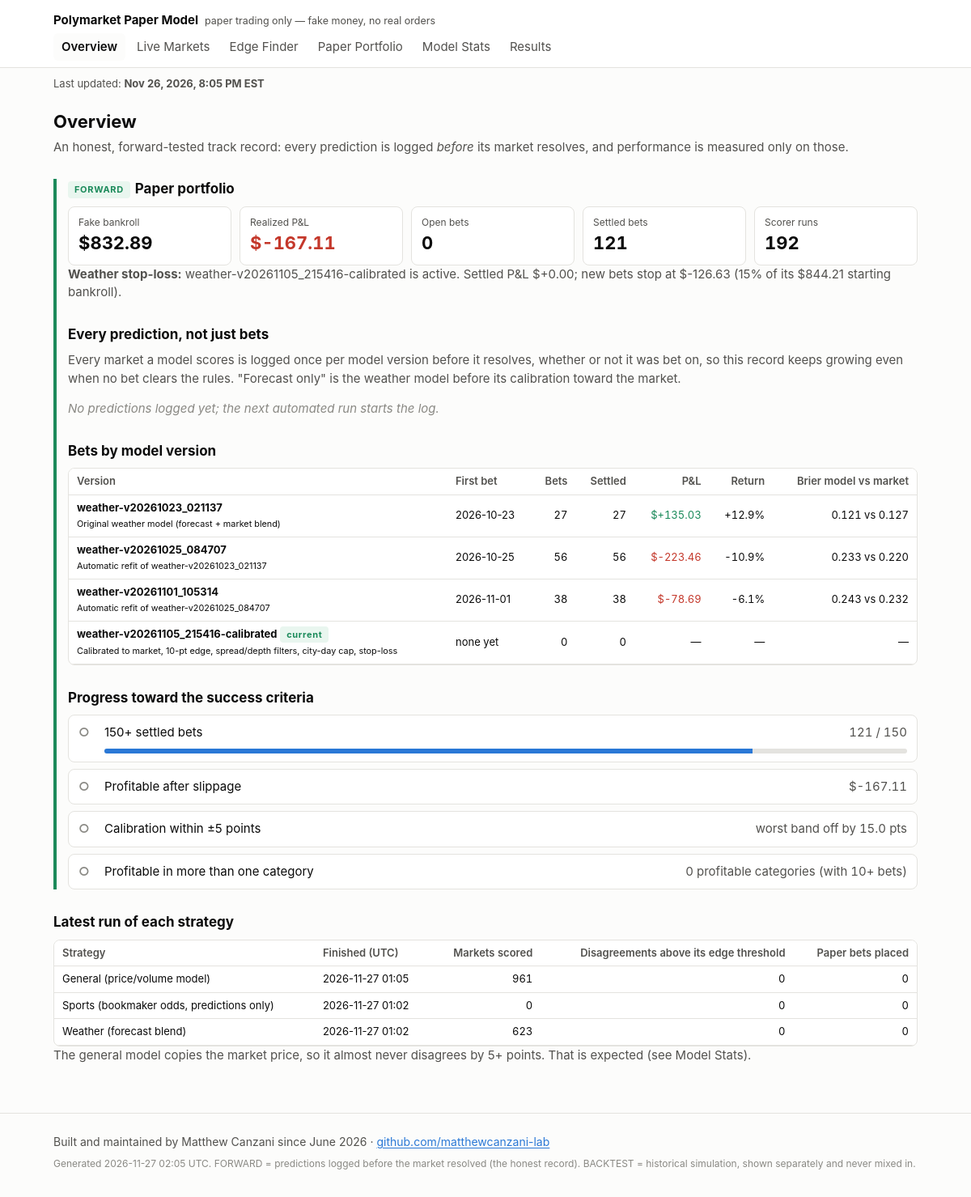
The page /index.html on the database its author committed.
### tables this page shows
CREATE TABLE settlements (
    seq INTEGER PRIMARY KEY,
    bet_id TEXT UNIQUE NOT NULL REFERENCES bets(bet_id),
    settled_at TEXT NOT NULL,
    yes_payout REAL NOT NULL,      -- what one YES share paid: 1, 0, or 0.5 for a split
    payout REAL NOT NULL,
    pnl REAL NOT NULL,
    prev_hash TEXT NOT NULL,
    row_hash TEXT NOT NULL
);

CREATE TABLE bets (
    seq INTEGER PRIMARY KEY,
    bet_id TEXT UNIQUE NOT NULL,
    run_id TEXT NOT NULL,
    placed_at TEXT NOT NULL,
    platform TEXT NOT NULL,
    market_id TEXT NOT NULL,
    question TEXT NOT NULL,
    category TEXT,
    end_date TEXT,
    side TEXT NOT NULL CHECK (side IN ('YES', 'NO')),
    model_prob_yes REAL NOT NULL,
    market_mid REAL NOT NULL,
    best_bid REAL,
    best_ask REAL,
    fill_price REAL NOT NULL,      -- average price paid per share, incl. slippage
    slippage_per_share REAL NOT NULL,
    shares REAL NOT NULL,
    stake REAL NOT NULL,
    kelly_full REAL NOT NULL,
    bankroll_at_bet REAL NOT NULL,
    model_version TEXT NOT NULL,
    prev_hash TEXT NOT NULL,
    row_hash TEXT NOT NULL
);

CREATE TABLE runs (
    seq INTEGER PRIMARY KEY,
    run_id TEXT UNIQUE NOT NULL,
    started_at TEXT NOT NULL,
    finished_at TEXT NOT NULL,
    model_version TEXT,
    markets_scored INTEGER NOT NULL,
    signals INTEGER NOT NULL,
    bets_placed INTEGER NOT NULL,
    settings_json TEXT NOT NULL,
    prev_hash TEXT NOT NULL,
    row_hash TEXT NOT NULL
);

### pmodel/dashboard/app.py (the view)
    @app.route("/")
    @app.route("/index.html")
    def index():
        c = conn()
        fs = data.forward_stats(c)
        scores = data.load_scores(scores_path)
        return render_template("index.html", **ctx("index.html"), fs=fs, scores=scores,
                               criteria=data.success_criteria(fs), runs_by_strategy=data.latest_runs(c),
                               weather=data.load_weather_scores(weather_scores_path),
                               integrity=ledger.verify(c), by_version=data.by_version(c, models_dir),
                               pr=data.prediction_record(predlog_dir),
                               runs=c.execute("SELECT COUNT(*) FROM runs").fetchone()[0])

### pmodel/dashboard/data.py (called while the page is built)
def load_scores(path=None):
    path = path or config.LATEST_SCORES_PATH
    try:
        return json.loads(path.read_text())
    except (FileNotFoundError, ValueError):
        return None

def load_weather_scores(path=None):
    return load_scores(path or config.LATEST_WEATHER_SCORES_PATH)

def age_hours(iso, now=None):
    if not iso:
        return None
    from datetime import datetime, timezone
    t = datetime.strptime(iso, "%Y-%m-%dT%H:%M:%SZ").replace(tzinfo=timezone.utc)
    return ((now or datetime.now(timezone.utc)) - t).total_seconds() / 3600

def eastern(iso):
    if not iso:
        return None
    from datetime import datetime, timezone
    from zoneinfo import ZoneInfo
    t = datetime.strptime(iso, "%Y-%m-%dT%H:%M:%SZ").replace(tzinfo=timezone.utc)
    et = t.astimezone(ZoneInfo("America/New_York"))
    hour = et.strftime("%I").lstrip("0")
    return f"{et:%b} {et.day}, {et.year}, {hour}:{et:%M %p} {et.tzname()}"

def latest_runs(conn):
    seen, out = set(), []
    for r in conn.execute("SELECT * FROM runs ORDER BY seq DESC"):
        name = strategy_of(r["model_version"])
        if name not in seen:
            seen.add(name)
            out.append(dict(r, strategy=name))
    return out

def strategy_of(model_version: str) -> str:
    v = model_version or ""
    if v.startswith("weather"):
        return "Weather (forecast blend)"
    if v.startswith("sports"):
        return "Sports (bookmaker odds, predictions only)"
    return "General (price/volume model)"

def bets(conn):
    return [dict(r) for r in conn.execute(
        """SELECT b.*, s.settled_at, s.yes_payout, s.payout, s.pnl
           FROM bets b LEFT JOIN settlements s USING (bet_id) ORDER BY b.seq DESC""")]

def _weather_params(models_dir):
    out = {}
    for path in sorted((models_dir / "weather").glob("weather-v*.json")):
        try:
            p = json.loads(path.read_text())
        except ValueError:
            continue
        out[p["version"]] = p
    return out

def version_label(version, params):
    if params is None:
        return "General price/volume model" if not (version or "").startswith("weather") \
            else "Weather model"
    if params.get("label"):
        return params["label"]
    if params.get("refit_of"):
        return f"Automatic refit of {params['refit_of']}"
    return "Original weather model (forecast + market blend)"

### pmodel/trading/predlog.py (called while the page is built)
def _files(kind, directory):
    return sorted(Path(directory).glob(f"{kind}-*.csv"))

### pmodel/dashboard/templates/index.html (shortened to what this page needs)
{% extends "base.html" %}
{% block body %}
<h1>Overview</h1>
<p class="lede">An honest, forward-tested track record: every prediction is logged <em>before</em> its market resolves, and performance is measured only on those.</p>
<section class="fwd">
<h2><span class="badge fwd">FORWARD</span>Paper portfolio</h2>
<div class="tiles">
  <div class="tile"><div class="k">Fake bankroll</div><div class="v">${{ '{:,.2f}'.format(fs.money.bankroll) }}</div></div>
  <div class="tile"><div class="k">Realized P&amp;L</div><div class="v {{ 'pos' if fs.total_pnl > 0 else 'neg' if fs.total_pnl < 0 }}">${{ '{:+,.2f}'.format(fs.total_pnl) }}</div></div>
  <div class="tile"><div class="k">Open bets</div><div class="v">{{ fs.open }}</div></div>
  <div class="tile"><div class="k">Settled bets</div><div class="v">{{ fs.settled }}</div></div>
  <div class="tile"><div class="k">Scorer runs</div><div class="v">{{ runs }}</div></div>
</div>
{% if stop_loss %}<p class="note"><strong>Weather stop-loss:</strong> {{ stop_loss.version }} is
{{ 'HALTED' if stop_loss.halted else 'active' }}. Settled P&amp;L ${{ '{:+,.2f}'.format(stop_loss.pnl) }};
new bets stop at ${{ '{:,.2f}'.format(stop_loss.limit) }}
({{ '{:.0%}'.format(stop_loss.fraction) }} of its ${{ '{:,.2f}'.format(stop_loss.starting_bankroll) }} starting bankroll).</p>{% endif %}
<h2>Every prediction, not just bets</h2>
{% include "_predlog.html" %}
<h2>Bets by model version</h2>
{% include "_versions.html" %}
<h2>Progress toward the success criteria</h2>
{% include "_criteria.html" %}
</section>
<h2>Latest run of each strategy</h2>
{% if runs_by_strategy %}<div class="tablewrap"><table>
<tr><th>Strategy</th><th>Finished (UTC)</th><th class="n">Markets scored</th><th class="n">Disagreements above its edge threshold</th><th class="n">Paper bets placed</th></tr>
{% for r in runs_by_strategy %}<tr><td>{{ r.strategy }}</td><td>{{ r.finished_at[:16].replace('T', ' ') }}</td>
<td class="n">{{ '{:,}'.format(r.markets_scored) }}</td><td class="n">{{ r.signals }}</td><td class="n">{{ r.bets_placed }}</td></tr>{% endfor %}
</table></div>
<p class="note">The general model copies the market price, so it almost never disagrees by 5+ points. That is expected (see Model Stats).</p>
{% else %}<p class="empty">No runs yet.</p>{% endif %}
{% endblock %}

### pmodel/dashboard/templates/base.html (shortened to what this page needs)
<!doctype html>
<html lang="en">
<head>
</head>
<body>
<header><div class="wrap">
  <div class="brand">Polymarket Paper Model<small>paper trading only — fake money, no real orders</small></div>
  <nav>{% for page, name in pages %}<a href="{{ root }}{{ page }}" class="{{ 'on' if page == active }}">{{ name }}</a>{% endfor %}</nav>
</div></header>
<div class="wrap freshness">
  <p class="updated" id="last-updated" data-last-run="{{ last_run_iso or '' }}" data-stale-hours="{{ cfg.STALE_AFTER_HOURS|int }}">
    Last updated: <strong>{{ last_run_et or 'never' }}</strong></p>
</div>
<main><div class="wrap">{% block body %}{% endblock %}</div></main>
<footer><div class="wrap">
<p class="owner">Built and maintained by Matthew Canzani since June 2026 ·
<a href="https://github.com/matthewcanzani-lab" rel="noopener">github.com/matthewcanzani-lab</a></p>
<p>Generated {{ generated }}. FORWARD = predictions logged before the market
resolved (the honest record). BACKTEST = historical simulation, shown separately and never mixed in.</p>
</div></footer>
</body>
</html>

### pmodel/dashboard/templates/_predlog.html
<p class="note">Every market a model scores is logged once per model version before it resolves,
whether or not it was bet on, so this record keeps growing even when no bet clears the rules.
"Forecast only" is the weather model before its calibration toward the market.</p>
{% if pr.groups %}<div class="tablewrap"><table>
<tr><th>Model version</th><th class="n">Logged</th><th class="n">Resolved</th><th class="n">Brier: model</th><th class="n">Brier: market</th><th class="n">Brier: forecast only</th></tr>
{% for g in pr.groups %}<tr><td>{{ g.label }}<br><small>since {{ g.first[:10] }}</small></td>
<td class="n">{{ '{:,}'.format(g.logged) }}</td><td class="n">{{ '{:,}'.format(g.resolved) }}</td>
<td class="n">{{ '{:.4f}'.format(g.brier_model) if g.brier_model is not none else '—' }}</td>
<td class="n">{{ '{:.4f}'.format(g.brier_market) if g.brier_market is not none else '—' }}</td>
<td class="n">{{ '{:.4f}'.format(g.brier_raw) if g.brier_raw is not none else '—' }}</td></tr>{% endfor %}
</table></div>
{% else %}<p class="empty">No predictions logged yet; the next automated run starts the log.</p>{% endif %}

### pmodel/dashboard/templates/_versions.html
<div class="tablewrap"><table class="versions">
<tr><th>Version</th><th>First bet</th><th class="n">Bets</th><th class="n">Settled</th><th class="n">P&amp;L</th><th class="n">Return</th><th class="n">Brier model vs market</th></tr>
{% for v in by_version %}<tr><td><strong>{{ v.version }}</strong>{% if v.current %} <span class="badge fwd">current</span>{% endif %}<br><small>{{ v.label }}</small></td>
<td>{{ v.first_bet[:10] if v.first_bet else 'none yet' }}</td>
<td class="n">{{ v.bets }}</td><td class="n">{{ v.settled }}</td>
<td class="n {{ 'pos' if v.pnl > 0 else 'neg' if v.pnl < 0 }}">{{ '${:+,.2f}'.format(v.pnl) if v.settled else '—' }}</td>
<td class="n">{{ '{:+.1%}'.format(v['return']) if v['return'] is not none else '—' }}</td>
<td class="n">{% if v.brier_model is not none %}{{ '{:.3f}'.format(v.brier_model) }} vs {{ '{:.3f}'.format(v.brier_market) }}{% else %}—{% endif %}</td></tr>{% endfor %}
</table></div>

### pmodel/dashboard/templates/_criteria.html
{% for c in criteria %}
<div class="crit {{ 'met' if c.met else 'not' }}">
  <span class="icon">{{ '✓' if c.met else '○' }}</span>
  <span>{{ c.name }}</span>
  <span class="val">{{ c.value }}</span>
  {% if c.progress is not none %}<div class="bar"><span style="width: {{ (c.progress * 100)|round(1) }}%"></span></div>{% endif %}
</div>
{% endfor %}

### pmodel/dashboard/templates/base.html (style rules this page uses)
:root { --bg: #fcfcfb; --surface: #ffffff; --ink: #0b0b0b; --ink-2: #52514e; --muted: #8a8984; --line: #e4e3df; --accent: #2a78d6; --good: #1b8a5a; --bad: #c4382b; --warn: #b07400; --fwd: #1b8a5a; --fwd-bg: #e9f6ef; --bt: #6b6a66; --bt-bg: #f1f0ec; }
* { box-sizing: border-box; }
html { -webkit-text-size-adjust: 100%; text-size-adjust: 100%; }
body { margin: 0; background: var(--bg); color: var(--ink); font: 15px/1.5 -apple-system, BlinkMacSystemFont, "Segoe UI", Roboto, sans-serif; }
header { border-bottom: 1px solid var(--line); background: var(--surface); }
.wrap { max-width: 1100px; margin: 0 auto; padding-left: max(16px, env(safe-area-inset-left, 0px)); padding-right: max(16px, env(safe-area-inset-right, 0px)); }
.brand { font-weight: 650; padding: 14px 0 4px; }
.brand small { color: var(--ink-2); font-weight: 400; margin-left: 8px; }
nav { display: flex; gap: 4px; flex-wrap: wrap; padding-bottom: 8px; }
nav a { color: var(--ink-2); text-decoration: none; padding: 6px 10px; border-radius: 6px; }
nav a.on { color: var(--ink); background: var(--bg); font-weight: 600; }
main { padding-block: 20px 48px; }
h1 { font-size: 22px; margin: 0 0 4px; }
h2 { font-size: 17px; margin: 28px 0 8px; }
p.lede, .note { color: var(--ink-2); margin: 0 0 12px; }
.badge { display: inline-block; font-size: 11px; font-weight: 700; letter-spacing: .06em; padding: 2px 8px; border-radius: 4px; vertical-align: middle; margin-right: 6px; }
.badge.fwd { color: var(--fwd); background: var(--fwd-bg); }
section.fwd { border-left: 4px solid var(--fwd); padding-left: 14px; }
.tiles { display: grid; grid-template-columns: repeat(auto-fit, minmax(160px, 1fr)); gap: 10px; }
.tile { background: var(--surface); border: 1px solid var(--line); border-radius: 8px; padding: 10px 12px; }
.tile .k { color: var(--ink-2); font-size: 12px; }
.tile .v { font-size: 22px; font-weight: 650; font-variant-numeric: tabular-nums; }
.crit { display: grid; grid-template-columns: 24px 1fr auto; gap: 8px; align-items: center; background: var(--surface); border: 1px solid var(--line); border-radius: 8px; padding: 10px 12px; margin-bottom: 8px; }
.crit .icon { font-weight: 700; }
.crit.not .icon { color: var(--muted); }
.crit .val { color: var(--ink-2); font-variant-numeric: tabular-nums; }
.bar { grid-column: 2 / 4; height: 6px; background: var(--line); border-radius: 3px; overflow: hidden; }
.bar > span { display: block; height: 100%; background: var(--accent); }
.tablewrap { overflow-x: auto; border: 1px solid var(--line); border-radius: 8px; background: var(--surface); }
table { border-collapse: collapse; width: 100%; font-size: 13px; }
th, td { padding: 6px 10px; border-bottom: 1px solid var(--line); text-align: left; white-space: nowrap; }
th { color: var(--ink-2); font-weight: 600; background: var(--surface); position: sticky; top: 0; }
td.n, th.n { text-align: right; font-variant-numeric: tabular-nums; }
.pos { color: var(--good); }
.neg { color: var(--bad); }
.empty { color: var(--muted); font-style: italic; }
.freshness { padding-block: 10px 0; }
.updated { margin: 0; color: var(--ink-2); font-size: 13px; }
footer { color: var(--muted); font-size: 12px; padding-block: 24px; border-top: 1px solid var(--line); }
footer p { margin: 0 0 8px; }
footer .owner { color: var(--ink-2); font-size: 14px; line-height: 1.5; overflow-wrap: anywhere; }
footer .owner a { color: var(--accent); text-underline-offset: 2px; }

### rows shown on the page
settlements: version "weather-v20261023_021137", label "Original weather model (forecast + market blend)", placed_at "2026-10-23", bets "27", settled "27", pnl "$+135.03", return "+12.9%", brier_model "0.121", brier_market "0.127"
settlements: version "weather-v20261025_084707", label "Automatic refit of weather-v20261023_021137", placed_at "2026-10-25", bets "56", settled "56", pnl "$-223.46", return "-10.9%", brier_model "0.233", brier_market "0.220"
settlements: version "weather-v20261101_105314", label "Automatic refit of weather-v20261025_084707", placed_at "2026-11-01", bets "38", settled "38", pnl "$-78.69", return "-6.1%", brier_model "0.243", brier_market "0.232"
runs: strategy "General (price/volume model)", finished_at "2026-11-27 01:05", markets_scored "961", signals "0", bets_placed "0"
runs: strategy "Sports (bookmaker odds, predictions only)", finished_at "2026-11-27 01:02", markets_scored "0", signals "0", bets_placed "0"
runs: strategy "Weather (forecast blend)", finished_at "2026-11-27 01:02", markets_scored "623", signals "0", bets_placed "0"

### other values the page prints
{{ name }} "Overview" "Live Markets" "Edge Finder" "Paper Portfolio" "Model Stats" "Results"
{{ '{:,.2f}'.format(fs.money.bankroll) }} "832.89"
{{ '{:+,.2f}'.format(fs.total_pnl) }} "-167.11"
{{ fs.open }} "0"
{{ fs.settled }} "121"
{{ runs }} "192"
{{ stop_loss.version }} "weather-v20261105_215416-calibrated"
{{ 'HALTED' if stop_loss.halted else 'active' }} "active"
{{ '{:+,.2f}'.format(stop_loss.pnl) }} "+0.00"
{{ '{:,.2f}'.format(stop_loss.limit) }} "-126.63"
{{ '{:.0%}'.format(stop_loss.fraction) }} "15%"
{{ '{:,.2f}'.format(stop_loss.starting_bankroll) }} "844.21"
{{ v.version }} "weather-v20261105_215416-calibrated"
{{ v.label }} "Calibrated to market, 10-pt edge, spread/depth filters, city-day cap, stop-loss"
{{ v.first_bet[:10] if v.first_bet else 'none yet' }} "none yet"
